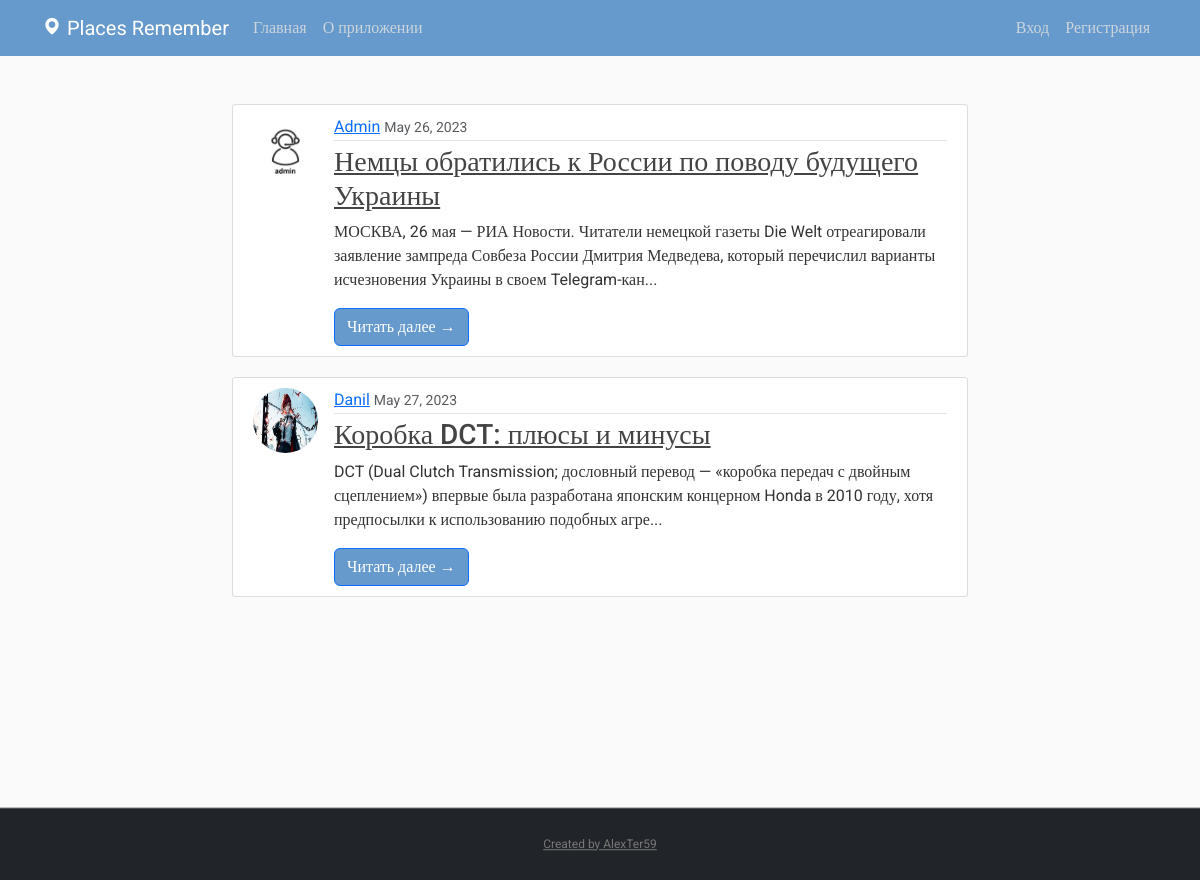
Before: /home/ with the older database file.
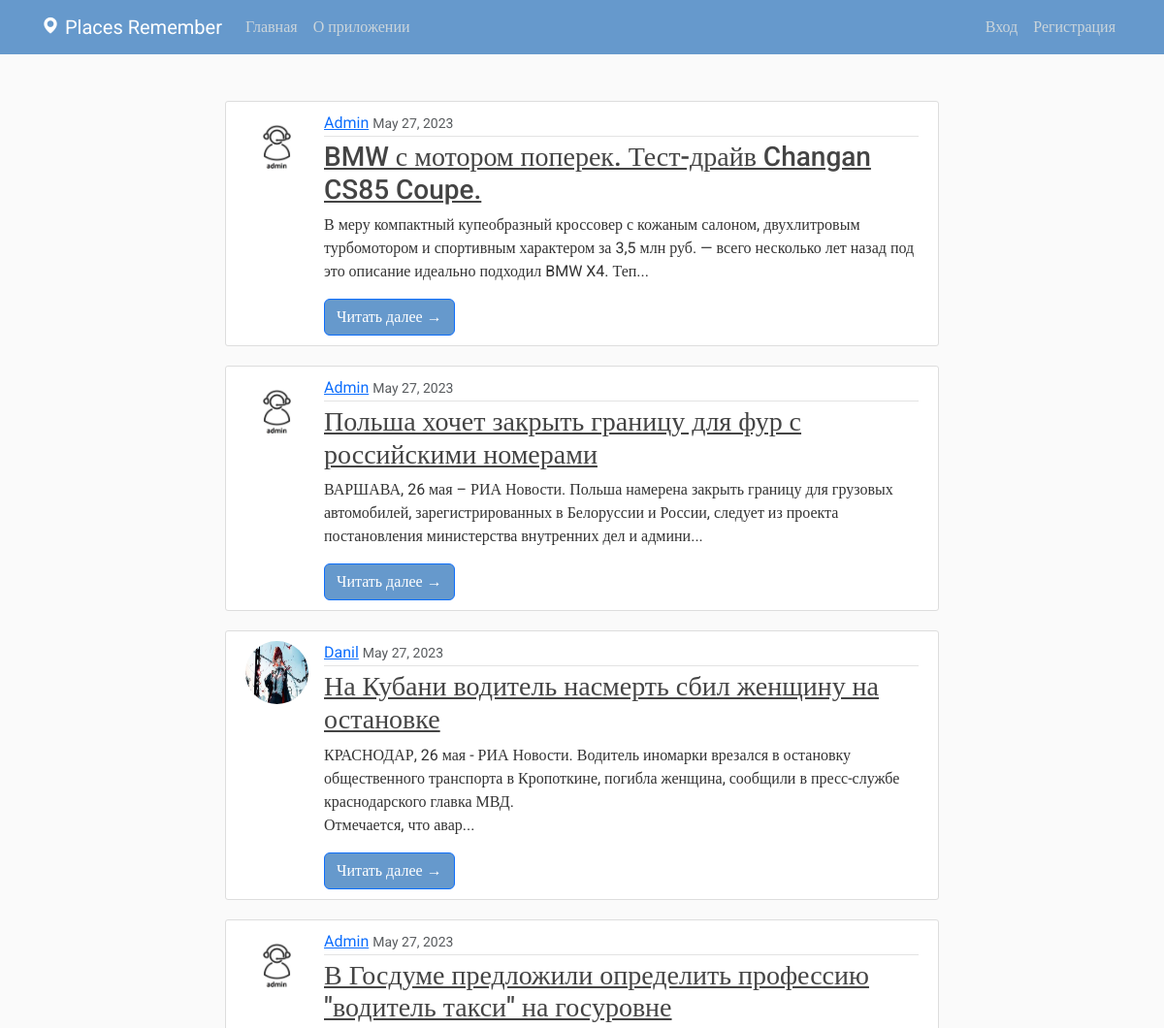
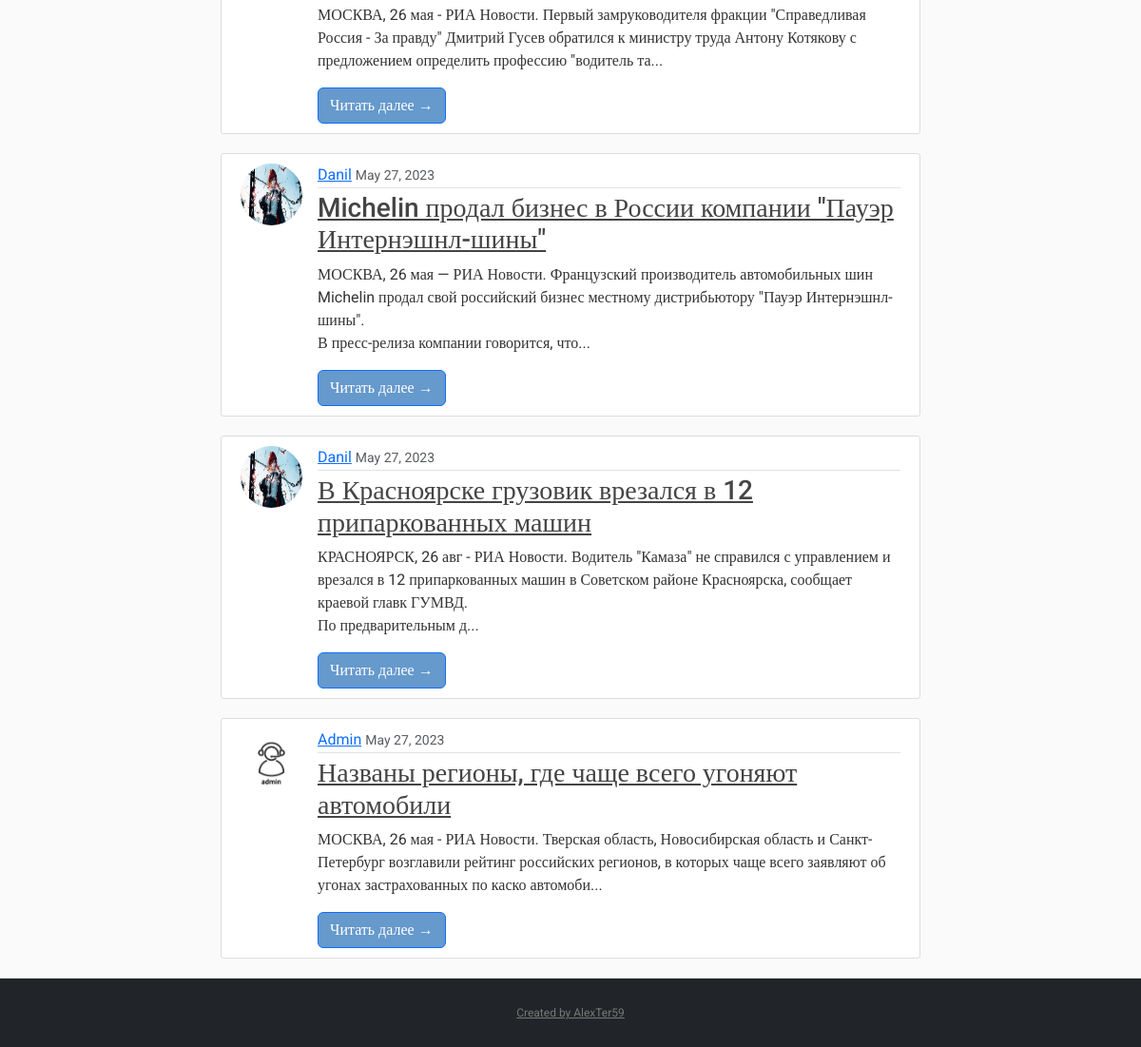
After: the same page with the newer database file (2 pictures, top to bottom).
### blog/models.py (models this page shows, shortened)
class Post(models.Model):
    title = models.CharField('Заголовок', max_length=100)
    content = models.TextField('Описание')
    date_posted = models.DateTimeField(default=timezone.now)
    author = models.ForeignKey(User, on_delete=models.CASCADE)

### users/models.py (models this page shows, shortened)
class Profile(models.Model):
    user = models.OneToOneField(User, on_delete=models.CASCADE)
    image = models.ImageField('Аватар', default='default.jpg', upload_to='profile_pics')
    avatar = models.CharField(max_length=100, null=True, default='/media/default.jpg', verbose_name="Фото")

### blog/views.py (the view)
# urls.py: path('home/', views.home, name='blog-home'),
def home(request):
    context = {
        'posts': Post.objects.all
    }
    return render(request, 'blog/home.html', context)

### blog/templates/blog/home.html
﻿{% extends "blog/base.html" %}
{% block content %}
  {% for post in posts %}
    <article class="media content-section d-flex align-items-stretch">
      <img class="rounded-circle article-img" src="{{ post.author.profile.image.url }}">
        <div class="media-body">
          <div class="article-metadata">
            <a class="mr-2" href="{% url 'profile' %}">{{ post.author }}</a>
            <small class="text-muted">{{ post.date_posted|date:"F d, Y" }}</small>
          </div>
          <h3><a class="article-title" href="{% url 'post-detail' post.id %}">{{ post.title }}</a></h3>
          <p class="article-content">{{ post.content|safe|slice:"200" }}...</p>
          <div>
            <a href="{% url 'post-detail' post.id %}" class="btn btn-primary bg-blue">Читать далее &rarr;</a>
          </div>
        </div>
    </article>
  {% endfor %}
{% endblock content %}

### blog/templates/blog/base.html (shortened to what this page needs)
{% load static %}
<!DOCTYPE html>
<html>
<head>
  <link href="https://cdn.jsdelivr.net/npm/bootstrap@5.3.0-alpha1/dist/css/bootstrap.min.css" rel="stylesheet"
>
  <link href='https://unpkg.com/boxicons@2.1.2/css/boxicons.min.css' rel='stylesheet'>
  <link rel="stylesheet" type="text/css" href="{% static 'blog/css/main.css' %}">
</head>
<body>
<header class="site-header">
  <nav class="navbar navbar-expand-md navbar-dark bg-blue fixed-top">
    <div class="container">
      <a class="navbar-brand mr-4" href="{% url 'blog-home' %}"><i class='bx bxs-map'></i> Places
        Remember</a>
      <div class="collapse navbar-collapse" id="navbarSupportedContent">
        <div class="navbar-nav me-auto">
          <a class="nav-item nav-link " href="{% url 'blog-home' %}">Главная</a>
          <a class="nav-item nav-link" href="{% url 'blog-about' %}">О приложении</a>
        </div>
        <div class="navbar-nav">
          {% if user.is_authenticated %}
          <a class="nav-item nav-link" href="{% url 'profile' %}">Профиль</a>
          <a class="nav-item nav-link" href="{% url 'logout' %}">Выход</a>
          {% else %}
          <a class="nav-item nav-link" href="{% url 'login' %}">Вход</a>
          <a class="nav-item nav-link" href="{% url 'register' %}">Регистрация</a>
          {% endif %}
        </div>
      </div>
    </div>
  </nav>
</header>
<main role="main" class="container">
  <div class="row">
    {% if user.is_authenticated %}
    <div class="col-md-8">
      {% if messages %}
      {% for message in messages %}
      <div class="alert alert-{{ message.tags }}">
        {{ message }}
      </div>
      {% endfor %}
      {% endif %}
    {% else %}
      <div class="col-md-8 mx-auto">
    {% endif %}
      {% block content %}{% endblock %}
    </div>
    </div>
</main>
<footer class="text-center bg-dark fixed">
  <p><a href="{% url 'blog-home' %}">Created by AlexTer59</a></p>
</footer>
</body>
</html>

### blog/static/blog/css/main.css (style rules this page uses)
﻿body, html { width:100%; height:100% }
body { margin:0; padding:0; background: #fafafa; color: #333333; margin-top: 5rem; font-family:Roboto; }
h1, h2, h3, h4, h5, h6 { color: #444444; }
.bg-blue { background-color: #6699cc; }
.site-header .navbar-nav .nav-link { color: #cbd5db; }
.content-section { background: #ffffff; padding: 10px 20px; border: 1px solid #dddddd; border-radius: 3px; margin-bottom: 20px; }
.article-title { color: #444444; }
.article-content { white-space: pre-line; }
.article-img { height: 65px; width: 65px; margin-right: 16px; }
.article-metadata { padding-bottom: 1px; margin-bottom: 4px; border-bottom: 1px solid #e3e3e3 }
footer { position: sticky!important; top: 100%; padding-top:25px; padding-bottom:25px; border-top:1px solid #ddd; }
footer p { margin:2px; text-align:center; padding:0 40px; color:#fff; font-size:12px; }
footer a { color:#777 }

Changed rows visible on the page:
removed Post: author.profile.image (picture), author "Admin", date_posted "May 26, 2023", title "Немцы обратились к России по поводу будущего Украины", content "МОСКВА, 26 мая — РИА Новости. Читатели немецкой газеты Die Welt отреагировали заявление зампреда Совбеза России Дмитрия Медведева, который перечислил варианты исчезновения Украины в своем Telegram-кан"
removed Post: author.profile.image (picture), author "Danil", date_posted "May 27, 2023", title "Коробка DCT: плюсы и минусы", content "DCT (Dual Clutch Transmission; дословный перевод — «коробка передач с двойным сцеплением») впервые была разработана японским концерном Honda в 2010 году, хотя предпосылки к использованию подобных агре"
added Post: author.profile.image (picture), author "Admin", date_posted "May 27, 2023", title "BMW с мотором поперек. Тест-драйв Changan CS85 Coupe.", content "В меру компактный купеобразный кроссовер с кожаным салоном, двухлитровым турбомотором и спортивным характером за 3,5 млн руб. — всего несколько лет назад под это описание идеально подходил BMW X4. Теп"
added Post: author.profile.image (picture), author "Admin", date_posted "May 27, 2023", title "Польша хочет закрыть границу для фур с российскими номерами", content "ВАРШАВА, 26 мая – РИА Новости. Польша намерена закрыть границу для грузовых автомобилей, зарегистрированных в Белоруссии и России, следует из проекта постановления министерства внутренних дел и админи"
added Post: author.profile.image (picture), author "Danil", date_posted "May 27, 2023", title "На Кубани водитель насмерть сбил женщину на остановке", content "КРАСНОДАР, 26 мая - РИА Новости. Водитель иномарки врезался в остановку общественного транспорта в Кропоткине, погибла женщина, сообщили в пресс-службе краснодарского главка МВД. Отмечается, что авар"
added Post: author.profile.image (picture), author "Admin", date_posted "May 27, 2023", title "В Госдуме предложили определить профессию \"водитель такси\" на госуровне", content "МОСКВА, 26 мая - РИА Новости. Первый замруководителя фракции \"Справедливая Россия - За правду\" Дмитрий Гусев обратился к министру труда Антону Котякову с предложением определить профессию \"водитель та"
added Post: author.profile.image (picture), author "Danil", date_posted "May 27, 2023", title "Michelin продал бизнес в России компании \"Пауэр Интернэшнл-шины\"", content "МОСКВА, 26 мая — РИА Новости. Французский производитель автомобильных шин Michelin продал свой российский бизнес местному дистрибьютору \"Пауэр Интернэшнл-шины\". В пресс-релиза компании говорится, что"
added Post: author.profile.image (picture), author "Danil", date_posted "May 27, 2023", title "В Красноярске грузовик врезался в 12 припаркованных машин", content "КРАСНОЯРСК, 26 авг - РИА Новости. Водитель \"Камаза\" не справился с управлением и врезался в 12 припаркованных машин в Советском районе Красноярска, сообщает краевой главк ГУМВД. По предварительным д"
added Post: author.profile.image (picture), author "Admin", date_posted "May 27, 2023", title "Названы регионы, где чаще всего угоняют автомобили", content "МОСКВА, 26 мая - РИА Новости. Тверская область, Новосибирская область и Санкт-Петербург возглавили рейтинг российских регионов, в которых чаще всего заявляют об угонах застрахованных по каско автомоби"
